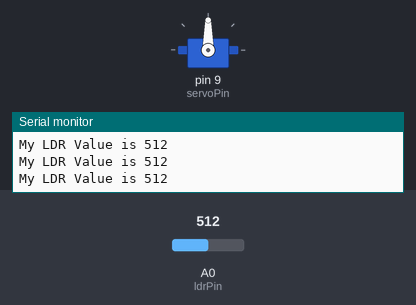
This sketch was run on a simulated Arduino Uno, built with avr-gcc and run on an emulated ATmega328P. On the bench: servo, the last lines printed to the serial monitor. The inputs (shaded band) are chosen by the test bench; at power-on: A0 (ldrPin) = 512.

Above: at 1.2 s.
1.3 s: A0 (ldrPin) set to 407
3.0 s: A0 (ldrPin) set to 381
At 4.1 s:
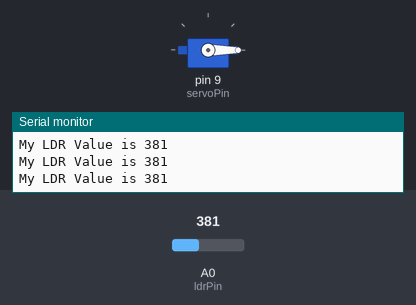
4.9 s: A0 (ldrPin) set to 660
At 5.6 s:
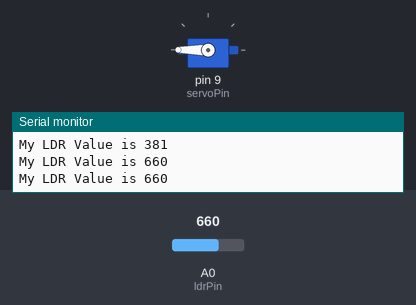
6.7 s: A0 (ldrPin) set to 644
At 8.4 s:
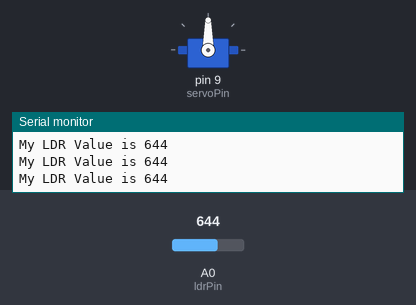
8.7 s: A0 (ldrPin) set to 716
At 10.0 s:
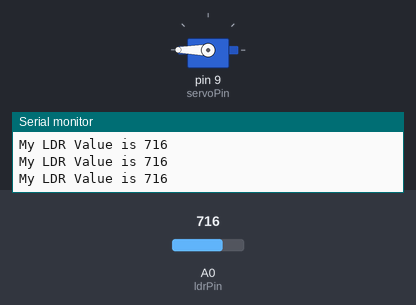
Timing chart, 0 to 11.7 s (numbered marks = the images above; inputs shaded):
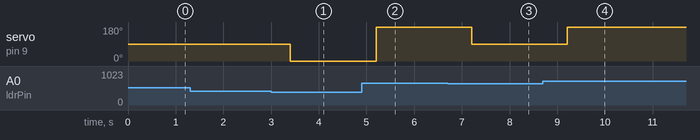

The sketch:

servo_2.ino
```cpp
#include <Servo.h>

int servoPin = 9;
int ldrPin = A0;
int ldrVal;
int servoPos;
int sDelay = 200;
Servo myServo;  //virtual rep of actual servo motor

void setup() {
  Serial.begin(9600);
  pinMode(servoPin, OUTPUT);
  pinMode(ldrPin, INPUT);

myServo.attach(servoPin);
}

void loop() {
 ldrVal = analogRead(ldrPin);
 Serial.print("My LDR Value is ");
 Serial.println(ldrVal);
  delay(sDelay);

 if (ldrVal < 400){
  servoPos = 0;
  myServo.write(servoPos);
 }
 if (ldrVal >= 400 && ldrVal <= 650){
  servoPos = 90;
  myServo.write(servoPos);
  delay(sDelay);
 }

if (ldrVal > 650){
  servoPos = 180;
  myServo.write(servoPos);
   delay(sDelay);
 }


}
```

Measured:
- the behaviour switches between 400 and 399 on A0 (ldrPin) (found by bisection; images 0 and 1)
- the behaviour switches between 651 and 650 on A0 (ldrPin) (found by bisection; images 2 and 3)
- after the input at 3.0 s, servo on pin 9 (servoPin): 90° → 0° after 0.40 s
- after the input at 4.9 s, servo on pin 9 (servoPin): 0° → 180° after 0.31 s
- after the input at 6.7 s, servo on pin 9 (servoPin): 180° → 90° after 0.51 s
- after the input at 8.7 s, servo on pin 9 (servoPin): 90° → 180° after 0.51 s
